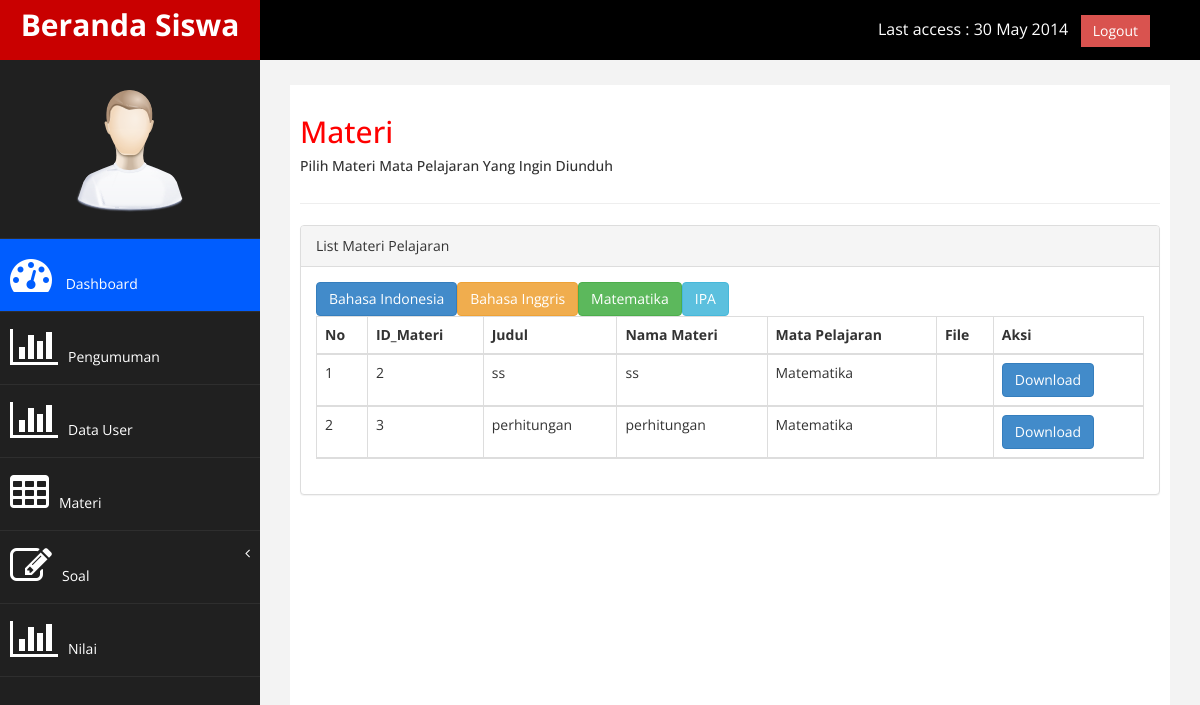
Screenshot of /materima.php with the database file from the repository.
### tables this page shows
CREATE TABLE `materi` (
  `id_materi` int(10) NOT NULL,
  `judul_materi` varchar(100) NOT NULL,
  `nama_materi` varchar(100) NOT NULL,
  `file_materi` varchar(100) NOT NULL,
  `id_tugas` int(10) NOT NULL,
  `id_mapel` int(10) NOT NULL,
  `id_guru` int(10) NOT NULL,
  `id_ujian` int(10) NOT NULL,
  `mapel` varchar(100) NOT NULL
);

### materima.php (the view, shortened to what this page needs)
<?php
    include "koneksi.php";
?>
<!DOCTYPE html>
<html xmlns="http://www.w3.org/1999/xhtml">
<head>
    <link href="assets/css/bootstrap.css" rel="stylesheet" />
    <link href="assets/css/font-awesome.css" rel="stylesheet" />
    <link href="assets/js/morris/morris-0.4.3.min.css" rel="stylesheet" />
    <link href="assets/css/custom.css" rel="stylesheet" />
</head>
<body>
    <div id="wrapper">
        <nav class="navbar navbar-default navbar-cls-top " role="navigation" style="margin-bottom: 0">
            <div class="navbar-header">
                <a class="navbar-brand" href="beranda_siswa.php">Beranda Siswa</a>
            </div>
  <div style="color: white;
padding: 15px 50px 5px 50px;
float: right;
font-size: 16px;"> Last access : 30 May 2014 &nbsp; <a href="logout_siswa.php" class="btn btn-danger square-btn-adjust">Logout</a> </div>
        </nav>
                <nav class="navbar-default navbar-side" role="navigation">
            <div class="sidebar-collapse">
                <ul class="nav" id="main-menu">
                <li class="text-center">
                    <img src="assets/img/find_user.png" class="user-image img-responsive"/>
                    </li>
                    <li>
                        <a class="active-menu"  href="beranda_siswa.php"><i class="fa fa-dashboard fa-3x"></i> Dashboard</a>
                    </li>
                    <li>
                        <a  href="pgmn.php"><i class="fa fa-bar-chart-o fa-3x"></i>Pengumuman</a>
                    </li>
                    <li>
                        <a  href="user_siswa.php"><i class="fa fa-bar-chart-o fa-3x"></i>Data User</a>
                    </li>
                    <li  >
                        <a  href="dlmateri.php"><i class="fa fa-table fa-3x"></i>Materi</a>
                    </li>
                    <li>
                            <a  href="soal.php"><i class="fa fa-edit fa-3x"></i>Soal<span class="fa arrow"></span></a>
                        </li>
                    <li>
                        <a href="lihat_nilai.php"><i class="fa fa-bar-chart-o fa-3x"></i>Nilai</a>
                    </li>
                </ul>
            </div>
        </nav>
        <div id="page-wrapper" >
            <div id="page-inner">
                <div class="row">
                    <div class="col-md-12">
                     <h2>Materi</h2>
                        <h5>Pilih Materi Mata Pelajaran Yang Ingin Diunduh</h5>
                    </div>
                </div>
                <hr />
                <div class="col-md-3 col-sm-6 col-xs-6"> </div>
<div class="row">
                <div class="col-md-12">
                    <div class="panel panel-default">
                        <div class="panel-heading">
                             List Materi Pelajaran
                        </div>
                        <div class="panel-body">
                            <div class="table-responsive">
                                <table class="table table-striped table-bordered table-hover" id="dataTables-example">
                                    <thead>
                                    <tr>
                                        <a class="btn btn-primary " href="dlmateri.php">Bahasa Indonesia</a>
                                        <a class="btn btn-warning " href="materibig.php">Bahasa Inggris</a>
                                        <a class="btn btn-success " href="materima.php">Matematika</a>
                                        <a class="btn btn-info " href="materiip.php">IPA</a>
                                    </tr>
                                        <tr>
                                            <th>No</th>
                                            <th>ID_Materi</th>
                                            <th>Judul</th>
                                            <th>Nama Materi</th>
                                            <th>Mata Pelajaran</th>
                                            <th>File</th>
                                            <th>Aksi</th>
                                        </tr>
                                        <?php
                                        $no = 1;
                                        $qry = mysqli_query($koneksi,"SELECT * FROM materi WHERE mapel IN ('Matematika')");
                                        while($data=mysqli_fetch_array($qry)) {
                                        ?>
                                        <tr>
                                            <td><?php echo $no++; ?></td>
                                            <td><?php echo $data['id_materi'];?></td>
                                            <td><?php echo $data['judul_materi'];?></td>
                                            <td><?php echo $data['nama_materi'];?></td>
                                            <td><?php echo $data['mapel'];?></td>
                                            <td><?php echo $data['file_materi'];?></td>
                                            <td>
                <a class="btn btn-primary " onclick="return confirm('Ingin Mendownload ?')" >Download</a>
                                            </td>
                                        </tr>
                                        <?php } ?>
                                    </thead>
                                </table>
                            </div>
                        </div>
                    </div>
    </div>
</div>
</body>
</html>

### assets/css/custom.css (style rules this page uses)
body { font-family: 'Open Sans', sans-serif; }
#wrapper { width: 100%; background:#202020; }
#page-wrapper { padding: 15px 15px; min-height: 600px; background:#F3F3F3; }
#page-inner { width:100%; margin:10px 20px 10px 0px; background-color:#fff!important; padding:10px; min-height:1200px; }
.text-center { text-align:center; }
h2 { color: #f00; }
.square-btn-adjust { border: 0px solid transparent; -webkit-border-radius: 0px; -moz-border-radius: 0px; border-radius: 0px; }
.user-image { margin: 25px auto; -webkit-border-radius: 10px; -moz-border-radius: 10px; border-radius: 10px; max-height:170px; max-width:170px; }
.navbar-cls-top .navbar-brand { color: #fff; background: #005dff; width: 260px; text-align: center; height: 60px; font-size: 30px; font-weight: 700; }
.active-menu { background-color:#005dff!important; }
.arrow { float: right; }
.fa.arrow:before { content: "\f104"; }
.sidebar-collapse , .sidebar-collapse .nav { background:none; }
.sidebar-collapse .nav { padding:0; }
.sidebar-collapse .nav > li > a { color:#fff; background:#202020; text-shadow:none; }
.sidebar-collapse > .nav > li > a { padding:15px 10px; }
.sidebar-collapse > .nav > li { border-bottom: 1px solid rgba(107, 108, 109, 0.19); }
.navbar-side { border:none; background-color: #202020; }
.navbar-cls-top { background:#000; border-bottom:none; }
.navbar-default { border:0px solid black; }
.navbar-header { background: #A70303; }
.nav > li > a > i { margin-right:10px; }
@media (min-width:768px) { #page-wrapper { margin: 0 0 0 260px; padding: 15px 30px; min-height: 1200px; } }
@media (min-width:768px) { .navbar-side { z-index: 1; position: absolute; width: 260px; } }
@media (min-width:768px) { .navbar { border-radius: 0px; } }

### rows the page displays
materi: id_materi "2", judul_materi "ss", nama_materi "ss", mapel "Matematika"
materi: id_materi "3", judul_materi "perhitungan", nama_materi "perhitungan", mapel "Matematika"
